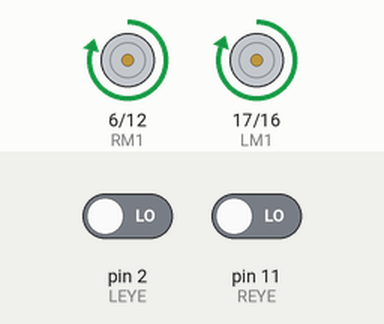
The sketch below on a simulated Arduino Uno, built with avr-gcc and run on an emulated ATmega328P. Shown: motor-driver pin pairs drawn as motors (green arrow = first pin HIGH = forward, orange = second pin HIGH = backward, longer = more drive). The inputs (shaded band) are chosen by the test bench; at power-on: pin 2 (LEYE) LOW, pin 11 (REYE) LOW.

Above: at 1.2 s.
1.3 s: pin 2 (LEYE) driven HIGH
At 2.1 s:
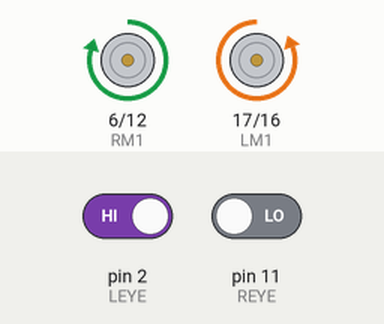
2.8 s: pin 11 (REYE) driven HIGH
At 3.2 s:
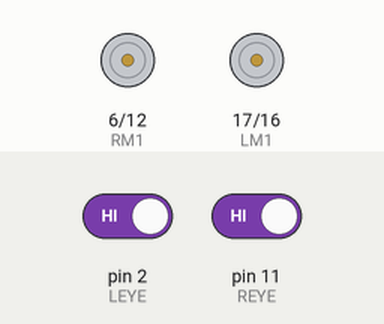
4.3 s: pin 2 (LEYE) driven LOW
At 5.5 s:
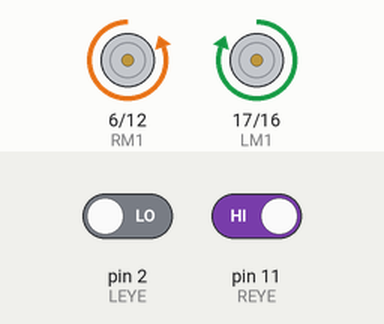
5.8 s: pin 11 (REYE) driven LOW
At 6.7 s:
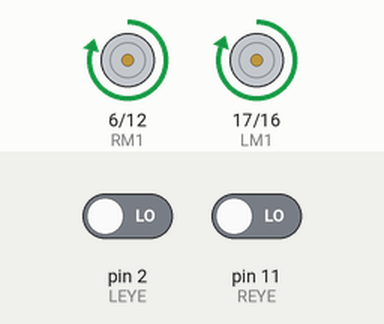
Timing chart, 0 to 8.3 s (numbered marks = the images above; inputs shaded):
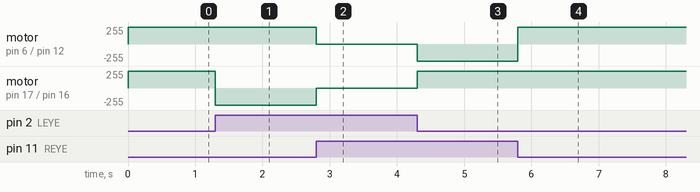

Measured:
- after the input at 1.3 s, motor on pin 17 (LM1) / pin 16 (LM2): forward 255/255 → backward 255/255 at once
- after the input at 2.8 s, motor on pin 6 (RM1) / pin 12 (RM2): forward 250/255 → stopped at once; motor on pin 17 (LM1) / pin 16 (LM2): backward 255/255 → stopped at once
- after the input at 4.3 s, motor on pin 6 (RM1) / pin 12 (RM2): stopped → backward 255/255 at once; motor on pin 17 (LM1) / pin 16 (LM2): stopped → forward 255/255 at once
- after the input at 5.8 s, motor on pin 6 (RM1) / pin 12 (RM2): backward 255/255 → forward 250/255 at once

The sketch:

line_following.ino
```cpp
// L293D Connection
const int LM1 = 17; // LEFT MOTOR 1 = 1A
const int LM2 = 16; // LEFT MOTOR 2 = 2A
const int RM1 = 6;  // RIGHT MOTOR 1 = 3A
const int RM2 = 12; // RIGHT Motor 2 = 4A

// IR Sensor Connection
const int LEYE = 2; // LEFT IR SENSOR
const int REYE = 11; // RIGHT IR SENSOR


int right_turn() { // TURN RIGHT
  analogWrite(LM1, 250);
  analogWrite(LM2, 0);
  analogWrite(RM1, 0);
  analogWrite(RM2, 150);
}

int left_turn() { // TURN LEFT
  analogWrite(LM1, 0);
  analogWrite(LM2, 150);
  analogWrite(RM1, 250);
  analogWrite(RM2, 0);
}

int move_forward() { // MOVE STRAIGHT
  analogWrite(LM1, 250);
  analogWrite(LM2, 0);
  analogWrite(RM1, 250);
  analogWrite(RM2, 0);
}

int stop_all() { // STOP BUGGY
  analogWrite(LM1, 0);
  analogWrite(LM2, 0);
  analogWrite(RM1, 0);
  analogWrite(RM2, 0);
}

void setup() {
  Serial.begin(9600);

  pinMode(LEYE, INPUT);
  pinMode(REYE, INPUT);

  pinMode(LM1, OUTPUT);
  pinMode(LM2, OUTPUT);
  pinMode(RM1, OUTPUT);
  pinMode(RM2, OUTPUT);
}

void loop() {
  int left = digitalRead(LEYE);
  int right = digitalRead(REYE);

  if (left && right) {
    stop_all();
  }
  if (!left && !right) {
    move_forward();
  }

  if (!left && right) {
    right_turn();
  }
  if (left && !right) {
    left_turn();
  }
}
```
